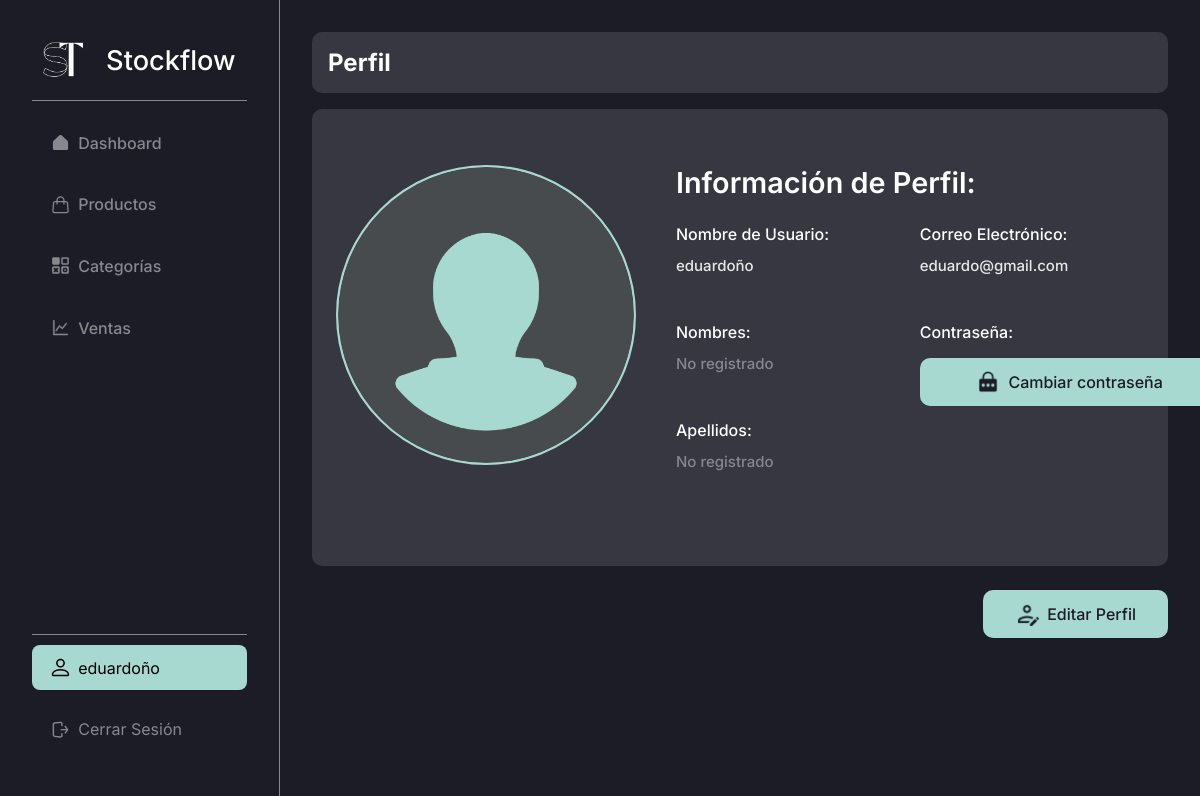
Page /admin/profile/ (signed in) on the earlier database version.
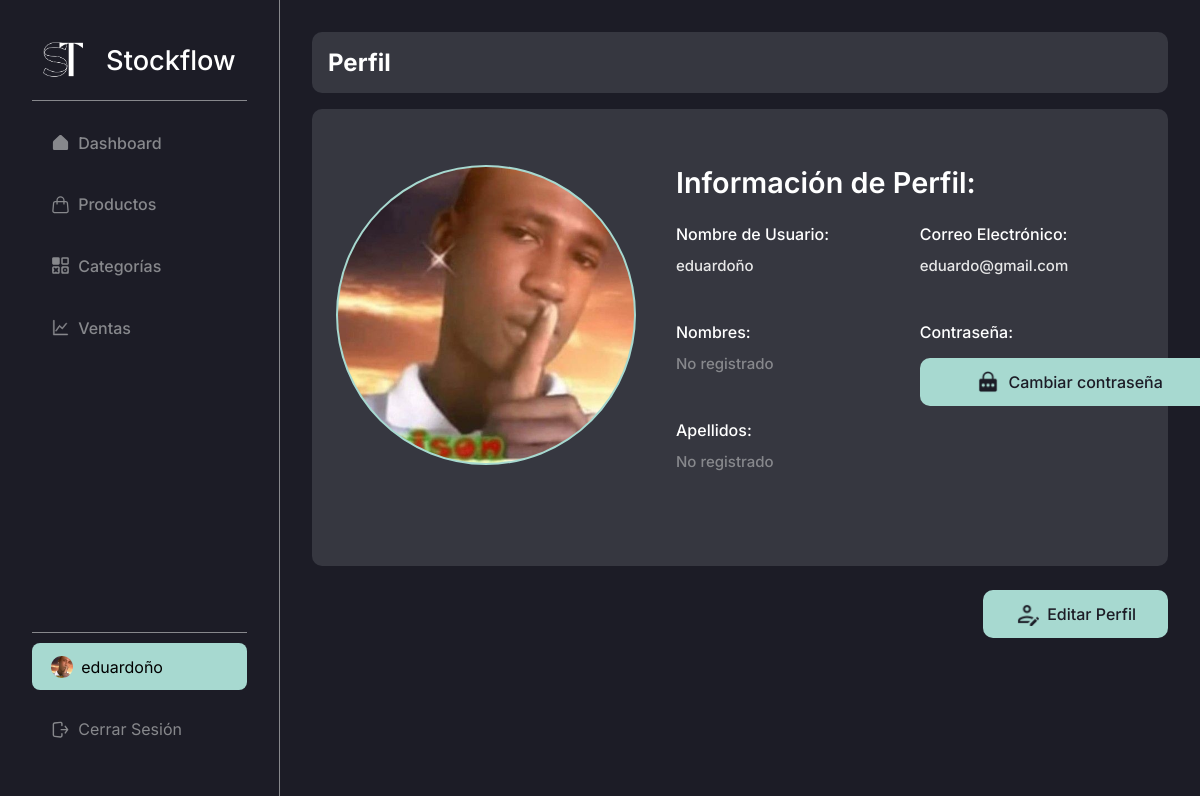
Same page on the later database version.
### stockflow/models.py (models this page shows, shortened)
class User(db.Model):
    id = db.Column(db.Integer, primary_key = True) # Primary key
    email = db.Column(db.String(255), unique = True, nullable = False)
    username = db.Column(db.String(20), unique = True, nullable = False)
    names = db.Column(db.String(50), nullable = True, default="")
    last_names = db.Column(db.String(50), nullable = True, default="")
    password = db.Column(db.Text, nullable = False)
    profile_photo = db.Column(db.String(255), nullable=True, default="")

### stockflow/admin.py (the view)
@bp.route("/profile/")
@login_required
def profile():
    return render_template("modules/users/profile/index.html")

### stockflow/auth.py (called while the page is built)
def login_required(view):
    @functools.wraps(view)
    def wrapped_view(**kwargs):
        if g.user is None:
            message = "Debes iniciar sesión"
            flash(message)
            return redirect(url_for("auth.login"))
        return view(**kwargs)
    return wrapped_view

@bp.before_app_request # Execute the next function in every request, every page
def load_logged_in_user():
    user_id = session.get("user_id")
    if user_id is None:
        g.user = None
    else:
        g.user = User.query.get_or_404(user_id)

### stockflow/templates/modules/users/profile/index.html (shortened to what this page needs)
{% extends 'base-admin.html' %}
{% block content %}
    <head>
        <link rel="stylesheet" href="{{ url_for('static', filename='css/modules/profile.css') }}">
    </head>
    <div class="content-group inter bg-black-light">
        <h2 class="color-white inter">Perfil</h2>
    </div>
    {% if g.user %}
        <div class="form inter">
            <div class="content-group bg-black-light cont-profile">
                <div class="img-cont-group" style="margin-top: 2rem;">
                    {% if g.user.profile_photo %}
                        <img id="image-preview" src="{{ url_for('static', filename=g.user.profile_photo) }}" alt="{{ g.user.username }}">
                    {% else %}
                        <img id="image-preview" src="{{ url_for('static', filename='img/profile-photo-default-img.jpg') }}" alt="{{ g.user.username }}">
                    {% endif %}
                </div>
                <div class="text-cont-group">
                    <h1>Información de Perfil:</h1>
                    <div class="cont-profile-group">
                        <label for="name">Nombre de Usuario: </label>
                        {% if g.user.username %}
                            <h2 class="color-white-gray">{{ g.user.username }}</h2>
                        {% else %}
                            <h2 class="color-gray">No registrado</h2>
                        {% endif %}
                    </div>
                    <div class="cont-profile-group">
                        <label for="name">Nombres: </label>
                        {% if g.user.names %}
                            <h2 class="color-white-gray">{{ g.user.names }}</h2>
                        {% else %}
                            <h2 class="color-gray">No registrado</h2>
                        {% endif %}
                    </div>
                    <div class="cont-profile-group">
                        <label for="name">Apellidos: </label>
                        {% if g.user.last_names %}
                            <h2 class="color-white-gray">{{ g.user.last_names }}</h2>
                        {% else %}
                            <h2 class="color-gray">No registrado</h2>
                        {% endif %}
                    </div>
                </div>
                <div class="text-cont-group">
                    <div class="cont-profile-group">
                        <label for="name">Correo Electrónico: </label>
                        {% if g.user.email %}
                            <h2 class="color-white-gray">{{ g.user.email }}</h2>
                        {% else %}
                            <h2 class="color-gray">No registrado</h2>
                        {% endif %}
                    </div>
                    <div class="cont-profile-group">
                        <label for="name">Contraseña: </label>
                        <a href="#" class="btn-form color-black bg-turquese-light-blue inter btn-change-pass">
                            <img src="{{ url_for('static',  filename='img/icons/password.png') }}" alt="">
                            Cambiar contraseña
                        </a>
                    </div>
                </div>
            </div>
            <div class="btns-form inter" style="justify-content: flex-end;">
                <a href="{{ url_for('admin.update_user', id = g.user.id) }}" class="btn-form color-black bg-turquese-light-blue inter" type="submit">
                    <img src="{{ url_for('static', filename='img/icons/edit-profile.png') }}" alt="">
                    Editar Perfil
                </a>
            </div>
        </div>
    {% endif %}
{% endblock %}

### stockflow/templates/base-admin.html (shortened to what this page needs)
<!DOCTYPE html>
<html lang="es">
<head>
    <link rel="stylesheet" href="{{ url_for('static', filename='css/global.css') }}">
    <link rel="stylesheet" href="{{ url_for('static', filename='css/base.css') }}">
    <link rel="stylesheet" href="{{ url_for('static', filename='css/tables.css') }}">
    <link rel="stylesheet" href="{{ url_for('static', filename='css/search.css') }}">
    <link rel="stylesheet" href="{{ url_for('static', filename='css/form.css') }}">
</head>
<body>
    <aside class="side-bar inter bg-black br-gray-1">
        <section class="side-bar-main">
            <h1 class="inter">
                <a href="{{ url_for('admin.dashboard') }}" class="color-white">
                    <img src="{{ url_for('static', filename='img/logo.png') }}" alt="">
                    Stockflow
                </a>
            </h1>
            <br>
            <div class="side-bar-divider" />
            <nav class="side-nav-bar">
                <a
                    href="{{ url_for('admin.dashboard') }}"
                    class="item-side-nav-bar inter {% if request.endpoint == 'admin.dashboard' %}item-side-nav-bar--active{% endif %}"
                >
                    Dashboard
                </a>
                <a
                    href="{{ url_for('admin.products') }}"
                    class="item-side-nav-bar inter {% if request.endpoint == 'admin.products' %}item-side-nav-bar--active{% endif %}"
                >
                    Productos
                </a>
                <a
                    href="{{ url_for('admin.categories') }}"
                    class="item-side-nav-bar inter {% if request.endpoint == 'admin.categories' %}item-side-nav-bar--active{% endif %}"
                >
                    Categorías
                </a>
                <a
                    href="{{ url_for('admin.sales') }}"
                    class="item-side-nav-bar inter {% if request.endpoint == 'admin.sales' %}item-side-nav-bar--active{% endif %}"
                >
                    Ventas
                </a>
            </nav>
        </section>
        <footer class="side-bar-footer" style="flex-direction: column;">
            <a
                href="{{ url_for('admin.profile') }}"
                class="item-side-nav-bar inter {% if request.endpoint == 'admin.profile' %}item-side-nav-bar--active{% endif %}"
            >
                {% if g.user.profile_photo %}
                    <img src="{{ url_for('static', filename=g.user.profile_photo) }}" alt="" style="width: 22px; border-radius: 50%;">
                {% endif %}
                {{ g.user.username }}
            </a>
            <a href="{{ url_for('auth.logout') }}" class="item-side-nav-bar inter">
                Cerrar Sesión
            </a>
        </footer>
    </aside>
    <main class="page-content bg-black">
        {% block content %}{% endblock %}
    </main>
</body>
</html>

### stockflow/static/css/global.css (style rules this page uses)
* { box-sizing: border-box; padding: 0; margin: 0; }
body { display: flex; width: 100%; height: 100%; }
a { text-decoration: none; }
.page-content { display: flex; width: 100%; height: 100%; min-height: 100vh; margin-left: 280px; flex-direction: column; color: white; padding: 2rem; }
.content-group { display: flex; width: 100%; padding: 1rem; border-radius: 10px; }
.bg-black { background-color: #1C1C26; }
.bg-black-light { background-color: #363740; }
.bg-turquese-light-blue { background-color: #A7D9D0; }
.color-black { color: #1C1C26; }
.color-white { color: #FFF; }
.color-gray { color: #87888C; }
.color-white-gray { color: #E8E8E8; }
.inter { font-family: "Inter", sans-serif; font-optical-sizing: auto; font-style: normal; }
.br-gray-1 { border-right: 1px solid #87888C; }

### stockflow/static/css/base.css (style rules this page uses)
.side-bar { display: flex; position: fixed; z-index: 1; top: 0; left: 0; width: 280px; flex-direction: column; height: 100vh; padding: 2.5rem 2rem 2rem; justify-content: space-between; }
.side-bar h1 { text-align: center; font-weight: 500; }
.side-bar h1 a { display: flex; font-size: 2rem; align-items: center; justify-content: space-around; }
.side-bar h1 a img { width: 40px; height: 40px; }
.side-bar-main { display: flex; width: 100%; height: auto; flex-direction: column; }
.side-nav-bar { display: flex; width: 100%; height: auto; list-style: none; flex-direction: column; margin-top: 20px; }
.side-nav-bar a { font-weight: 500; }
.item-side-nav-bar, .item-side-nav-bar--active { display: flex; width: 100%; height: auto; padding: 1rem 1.5rem 1rem; border-radius: 8px; margin-bottom: 1rem; text-decoration: none; align-items: center; gap: 10px; }
.item-side-nav-bar { color: #87888C; }
.item-side-nav-bar--active { color: black; background-color: #A7D9D0; }
.item-side-nav-bar svg, .item-side-nav-bar--active svg { width: 20px; height: 20px; }
.item-side-nav-bar svg { color: #87888C !important; }
.side-bar-divider { display: flex; width: 100%; height: 1px; background-color: #87888C; }
.side-bar-footer { display: flex; width: 100%; min-height: 1px; border-top: 1px solid #87888C; align-items: center; justify-content: center; padding-top: 10px; }
@media screen and (max-width: 1440px) { .side-bar h1 a { font-size: 1.7rem; } }
@media screen and (max-width: 1440px) { .item-side-nav-bar, .item-side-nav-bar--active { padding: 0.8rem 1.2rem 0.8rem; gap: 8px; } }
@media screen and (max-width: 1440px) { .item-side-nav-bar svg, .item-side-nav-bar--active svg { width: 19px; height: 19px; } }

### stockflow/static/css/form.css (style rules this page uses)
.form { display: flex; width: 100%; margin-top: 1rem; flex-direction: column; }
.form h1 { font-size: 2rem; font-weight: 600; margin-bottom: 1.5rem; }
.btns-form { display: flex; width: 100%; height: auto; justify-content: space-between; margin-top: 1.5rem; }
.btn-form { display: flex; width: auto; height: auto; padding: 12px 2rem 12px; align-items: center; justify-content: center; border-radius: 10px; cursor: pointer; border: none; font-size: 16px; font-weight: 500; }
.btn-form img { width: 24px; height: 24px; margin-right: 8px; }
@media screen and (max-width: 1440px) { .form h1 { font-size: 1.8rem; } }

Differences in the rows shown:
changed User "eduardoño": profile_photo: picture added; profile_photo empty → "media/user/yeison.jpg" (drawn)
